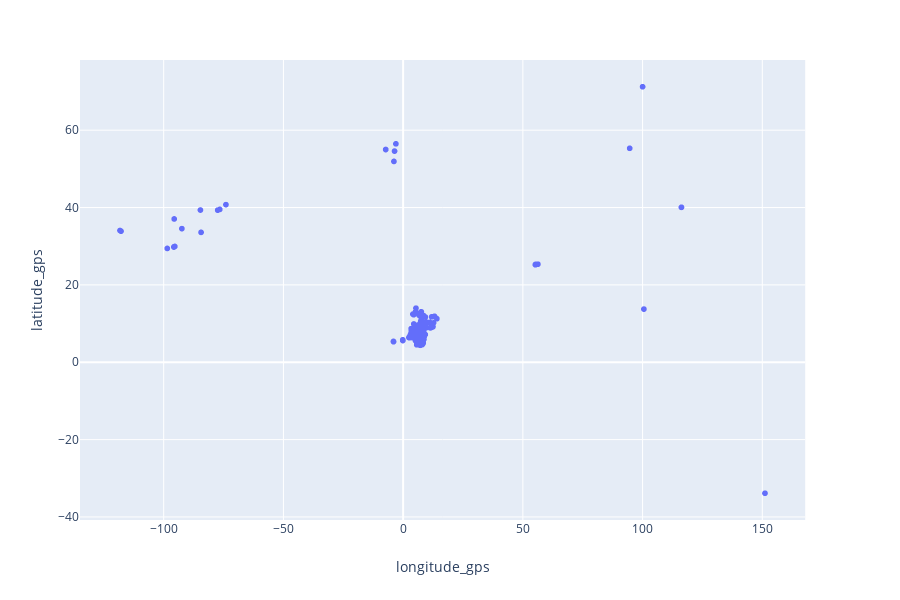

Write notebook code for a chart like this one.
### Markdown cell above
After going through the data cleaning, merge the data into 2 distinct; train and test files.

### Code cell
px.scatter(traindemo, x='longitude_gps', y='latitude_gps')

### Figure 1 — Plotly figure (JSON) as saved in the notebook; plotly's stock layout.template omitted (floating-point values rounded to 4 significant figures; data arrays with more than 128 entries replaced by an {"elided": "..."} marker saying what was removed)
{"data": [{"hoverlabel": {"namelength": 0}, "hovertemplate": "longitude_gps=%{x}<br>latitude_gps=%{y}", "legendgroup": "", "marker": {"color": "#636efa", "symbol": "circle"}, "mode": "markers", "name": "", "showlegend": false, "type": "scattergl", "x": {"elided": "4346 float values"}, "xaxis": "x", "y": {"elided": "4346 float values"}, "yaxis": "y"}], "layout": {"height": 600, "legend": {"tracegroupgap": 0}, "margin": {"t": 60}, "xaxis": {"anchor": "y", "domain": [0, 0.98], "title": {"text": "longitude_gps"}}, "yaxis": {"anchor": "x", "domain": [0, 1], "title": {"text": "latitude_gps"}}}}
